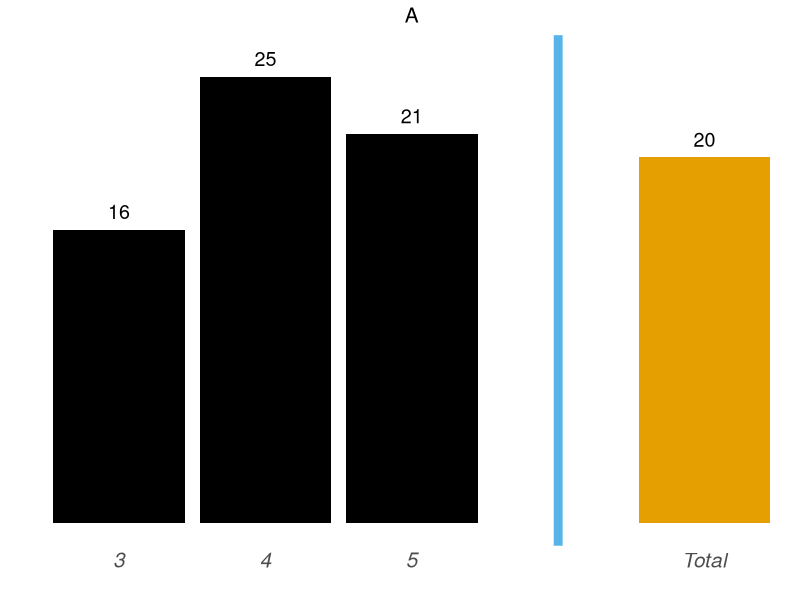
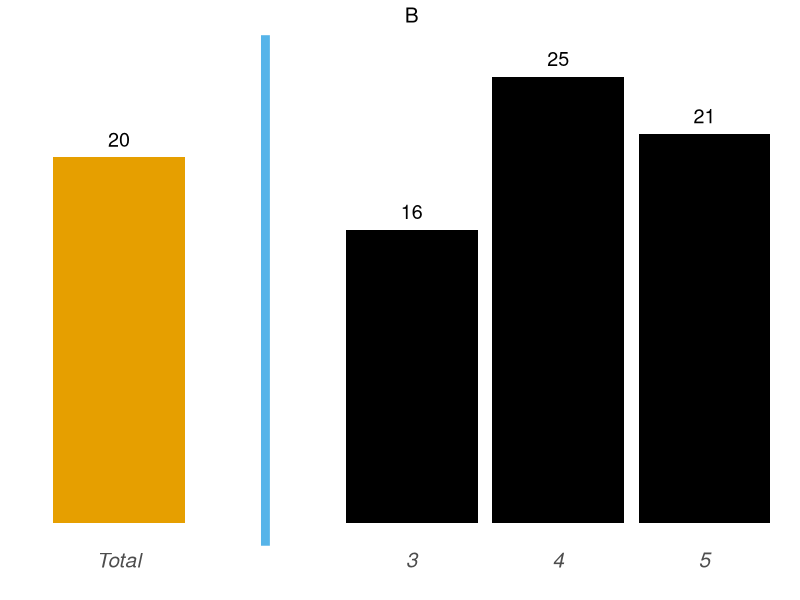
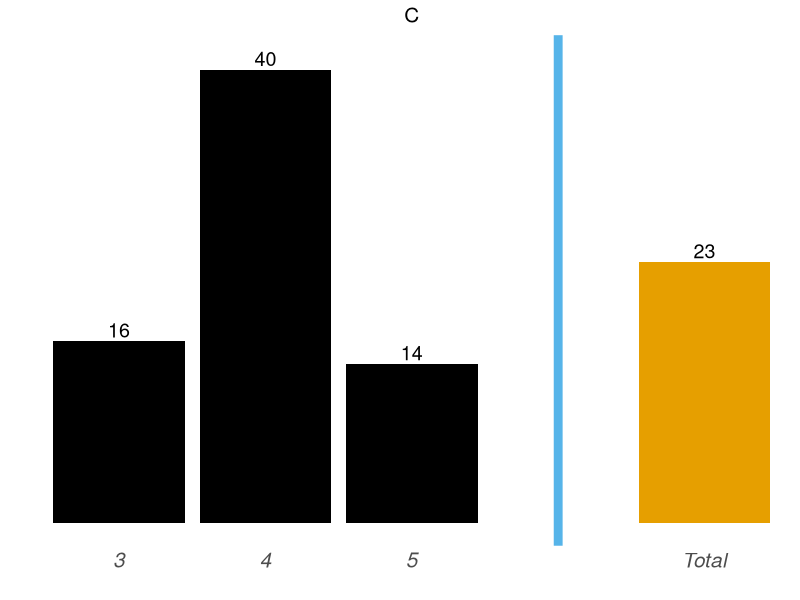
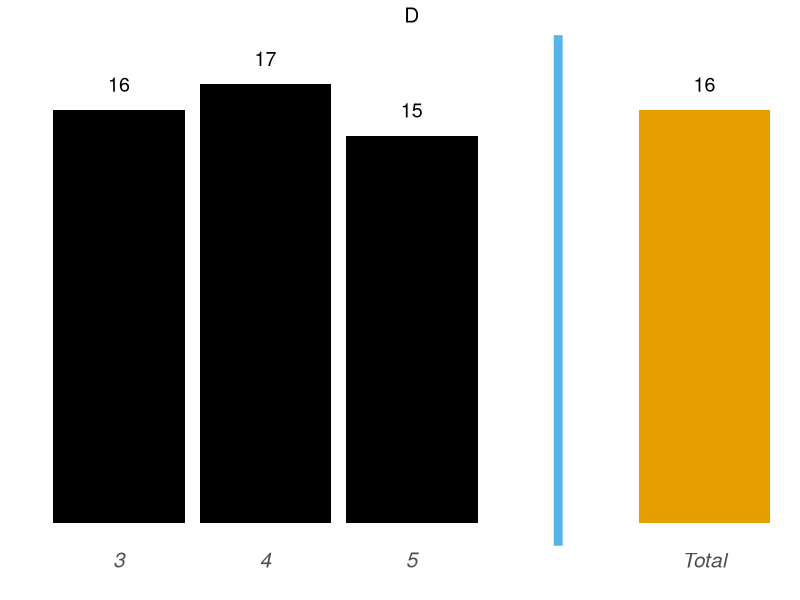

Write R code to recreate these figures, in order.
## ---- chunk 1
library(tidyverse)
library(ggthemes)

TOT_NAME <- 'Total'
  
get_avg <- function(df, ...){
  df %>% 
    group_by(...) %>% 
    summarise(avg = mean(mpg))
}

plt_grp <- function(levs, xint, tname, ptitle){
  mtcars %>% 
    mutate(gear = as.character(gear)) %>% 
    get_avg(gear) %>% 
    bind_rows(
      mtcars %>% 
        get_avg() %>% 
        mutate(gear = TOT_NAME)
    ) %>% 
    ggplot(aes(x=factor(gear, levels=levs), 
               y=avg,
               fill=gear == tname))+
    geom_bar(stat='identity')+
    geom_text(aes(label=round(avg, 0)), 
              nudge_y=1, 
              size=5)+
    geom_vline(xintercept=xint, size=3, color='#56B4E9')+
    labs(x='', y='', title=ptitle) +
    scale_x_discrete(drop=FALSE)+
    theme_bw()+
    scale_fill_colorblind()+
    theme(
      plot.title = element_text(size=15, hjust=.5),
      legend.position = 'none',
      axis.text.x = element_text(size=15, face = 'italic'),
      axis.text.y = element_blank(),
      axis.ticks = element_blank(),
      panel.grid = element_blank(),
      panel.border = element_blank()
    )
}

plt_grp(
  c('3', '4', '5', ' ', TOT_NAME),
  4,
  TOT_NAME,
  'A'
)
## ---- chunk 2
plt_grp(
  c(TOT_NAME, ' ', '3', '4', '5'),
  2,
  TOT_NAME,
  'B'
)
## ---- chunk 3
# Pretend that these averages are coming from equal sizes so this math 
# works ty
plt_foo <- function(dat, ptitle){
  dat %>% 
    ggplot(aes(x=factor(x, levels=c('3', '4', '5', ' ', 'Total')), 
               y=y,
               fill=x == 'Total'))+
        geom_bar(stat='identity')+
        geom_text(aes(label=round(y, 0)), 
                  nudge_y=1, 
                  size=5)+
        geom_vline(xintercept=4, size=3, color='#56B4E9')+
        labs(x='', y='', title=ptitle)+
        scale_x_discrete(drop=FALSE)+
        theme_bw()+
        scale_fill_colorblind()+
        theme(
          plot.title = element_text(size=15, hjust=.5),
          legend.position = 'none',
          axis.text.x = element_text(size=15, face = 'italic'),
          axis.text.y = element_blank(),
          axis.ticks = element_blank(),
          panel.grid = element_blank(),
          panel.border = element_blank()
        )
}

tribble(
  ~x, ~y,
  '3', 16,
  '4', 40,
  '5', 14,
  'Total', 23
) %>% 
  plt_foo('C')


## ---- chunk 4
tribble(
  ~x, ~y,
  '3', 16,
  '4', 17,
  '5', 15,
  'Total', 16
) %>% 
  plt_foo('D')
